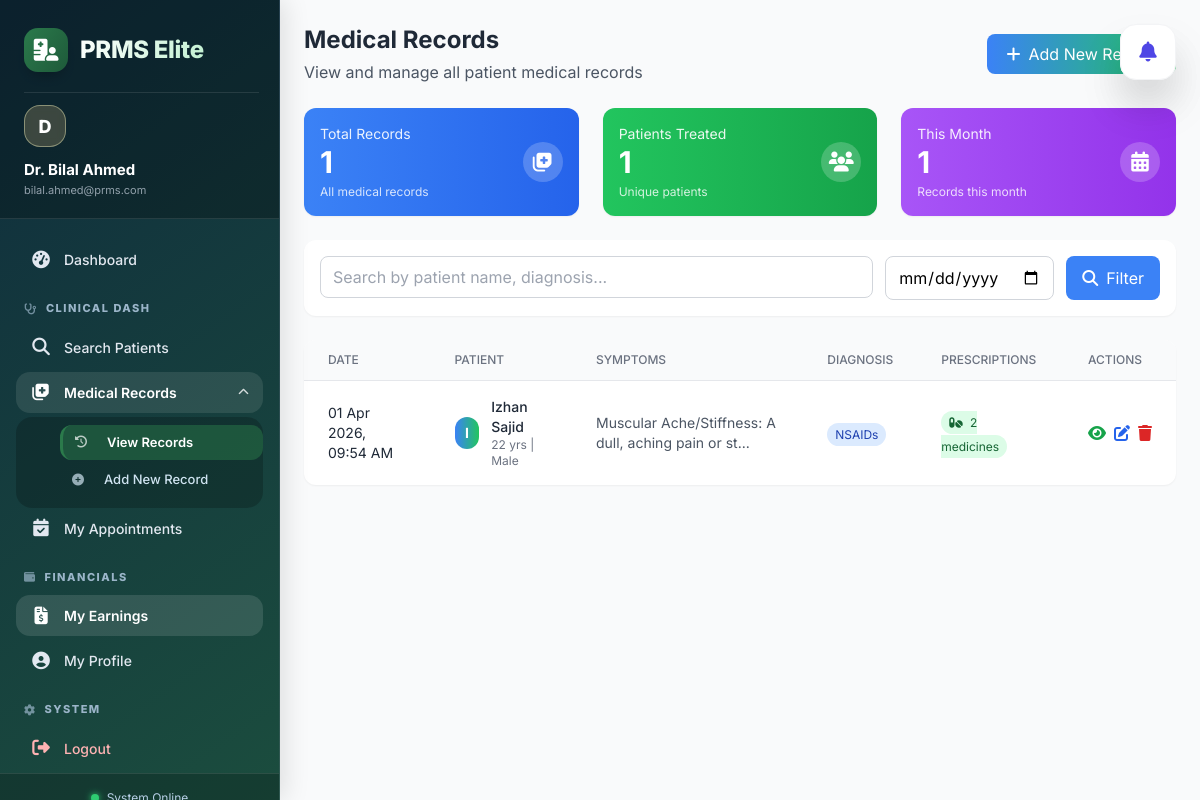
Page /doctor/records/index.php (signed in) on the earlier database version.
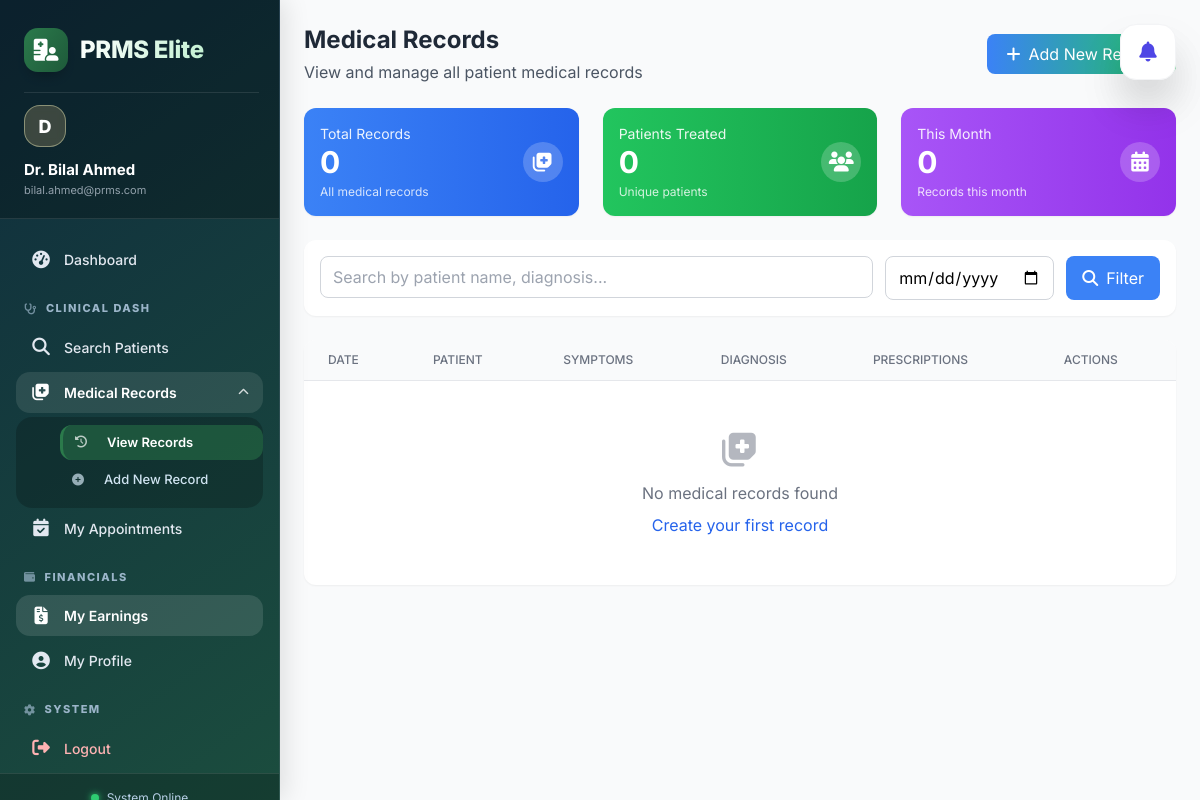
Same page on the later database version.
### tables this page shows
CREATE TABLE `records` (
  `id` int(11) NOT NULL,
  `patient_id` int(11) DEFAULT NULL,
  `doctor_id` int(11) DEFAULT NULL,
  `visit_date` datetime DEFAULT NULL,
  `symptoms` text DEFAULT NULL,
  `diagnosis` text DEFAULT NULL,
  `notes` text DEFAULT NULL,
  `created_at` timestamp NOT NULL DEFAULT current_timestamp()
);

CREATE TABLE `patients` (
  `id` int(11) NOT NULL,
  `name` varchar(100) DEFAULT NULL,
  `age` int(11) DEFAULT NULL,
  `weight` decimal(5,2) DEFAULT NULL,
  `disease` int(11) DEFAULT NULL,
  `gender` enum('male','female','other') DEFAULT NULL,
  `phone` varchar(20) DEFAULT NULL,
  `address` text DEFAULT NULL,
  `blood_group` varchar(10) DEFAULT NULL,
  `status` enum('active','inactive') DEFAULT 'active',
  `created_at` timestamp NOT NULL DEFAULT current_timestamp()
);

### doctor/records/index.php (the view, shortened to what the changed rows need)
<?php
require_once '../../config/db.php';
$user_id = $_SESSION['user_id'];
$doctor_query = "SELECT id FROM doctors WHERE user_id = ?";
$stmt = mysqli_prepare($conn, $doctor_query);
mysqli_stmt_bind_param($stmt, "i", $user_id);
mysqli_stmt_execute($stmt);
$doctor_result = mysqli_stmt_get_result($stmt);
$doctor = mysqli_fetch_assoc($doctor_result);
$doctor_id = $doctor['id'];
$patient_id = isset($_GET['patient_id']) ? intval($_GET['patient_id']) : 0;
$where_clauses = ["r.doctor_id = $doctor_id"];
$where_sql = implode(" AND ", $where_clauses);
$records_query = "SELECT r.*, p.name as patient_name, p.age, p.gender, p.phone, p.blood_group
                  FROM records r
                  JOIN patients p ON r.patient_id = p.id
                  WHERE $where_sql
                  ORDER BY r.visit_date DESC";
$records_result = mysqli_query($conn, $records_query);
$total_records_query = "SELECT COUNT(*) as total FROM records WHERE doctor_id = $doctor_id";
$total_records_result = mysqli_query($conn, $total_records_query);
$total_records = mysqli_fetch_assoc($total_records_result)['total'];
$total_patients_query = "SELECT COUNT(DISTINCT patient_id) as total FROM records WHERE doctor_id = $doctor_id";
$total_patients_result = mysqli_query($conn, $total_patients_query);
$total_patients = mysqli_fetch_assoc($total_patients_result)['total'];
$this_month = date('Y-m-01');
$this_month_records_query = "SELECT COUNT(*) as total FROM records WHERE doctor_id = $doctor_id AND visit_date >= '$this_month'";
$this_month_records_result = mysqli_query($conn, $this_month_records_query);
$this_month_records = mysqli_fetch_assoc($this_month_records_result)['total'];
include '../../includes/header.php';
?>
<div class="flex-1 overflow-y-auto bg-gray-50">
    <div class="p-6">
        <div class="flex justify-between items-center mb-6">
            <div>
                <h1 class="text-2xl font-bold text-gray-800">
                    Medical Records
                </h1>
            </div>
        </div>
        <div class="grid grid-cols-1 md:grid-cols-3 gap-6 mb-6">
            <div class="bg-gradient-to-r from-blue-500 to-blue-600 rounded-xl shadow-sm p-4 text-white">
                <div class="flex items-center justify-between">
                    <div>
                        <p class="text-white text-opacity-90 text-sm">Total Records</p>
                        <p class="text-3xl font-bold"><?php echo $total_records; ?></p>
                        <p class="text-white text-opacity-80 text-xs mt-1">All medical records</p>
                    </div>
                </div>
            </div>
            <div class="bg-gradient-to-r from-green-500 to-green-600 rounded-xl shadow-sm p-4 text-white">
                <div class="flex items-center justify-between">
                    <div>
                        <p class="text-white text-opacity-90 text-sm">Patients Treated</p>
                        <p class="text-3xl font-bold"><?php echo $total_patients; ?></p>
                        <p class="text-white text-opacity-80 text-xs mt-1">Unique patients</p>
                    </div>
                </div>
            </div>
            <div class="bg-gradient-to-r from-purple-500 to-purple-600 rounded-xl shadow-sm p-4 text-white">
                <div class="flex items-center justify-between">
                    <div>
                        <p class="text-white text-opacity-90 text-sm">This Month</p>
                        <p class="text-3xl font-bold"><?php echo $this_month_records; ?></p>
                        <p class="text-white text-opacity-80 text-xs mt-1">Records this month</p>
                    </div>
                </div>
            </div>
        </div>
        <div class="bg-white rounded-xl shadow-sm overflow-hidden">
            <div class="overflow-x-auto">
                <table class="w-full">
                    <thead class="bg-gray-50 border-b">
                        <tr>
                            <th class="px-6 py-3 text-left text-xs font-medium text-gray-500 uppercase">Date</th>
                            <th class="px-6 py-3 text-left text-xs font-medium text-gray-500 uppercase">Patient</th>
                            <th class="px-6 py-3 text-left text-xs font-medium text-gray-500 uppercase">Symptoms</th>
                            <th class="px-6 py-3 text-left text-xs font-medium text-gray-500 uppercase">Diagnosis</th>
                            <th class="px-6 py-3 text-left text-xs font-medium text-gray-500 uppercase">Prescriptions</th>
                            <th class="px-6 py-3 text-left text-xs font-medium text-gray-500 uppercase">Actions</th>
                        </tr>
                    </thead>
                    <tbody class="divide-y divide-gray-200">
                        <?php if (mysqli_num_rows($records_result) > 0): ?>
                            <?php while ($record = mysqli_fetch_assoc($records_result)):
                                $pres_count_query = "SELECT COUNT(*) as total FROM prescriptions WHERE record_id = " . $record['id'];
                                $pres_count_result = mysqli_query($conn, $pres_count_query);
                                $pres_count = mysqli_fetch_assoc($pres_count_result)['total'];
                            ?>
                                <tr class="hover:bg-gray-50 transition">
                                    <td class="px-6 py-4 text-sm text-gray-800">
                                        <?php echo date('d M Y, h:i A', strtotime($record['visit_date'])); ?>
                                    </td>
                                    <td class="px-6 py-4">
                                        <div class="flex items-center">
                                            <div class="w-8 h-8 rounded-full bg-gradient-to-r from-blue-500 to-green-500 flex items-center justify-center text-white text-sm font-bold">
                                                <?php echo strtoupper(substr($record['patient_name'], 0, 1)); ?>
                                            </div>
                                            <div class="ml-3">
                                                <p class="text-sm font-medium text-gray-800"><?php echo htmlspecialchars($record['patient_name']); ?></p>
                                                <p class="text-xs text-gray-500"><?php echo $record['age']; ?> yrs | <?php echo ucfirst($record['gender']); ?></p>
                                            </div>
                                        </div>
                                    </td>
                                    <td class="px-6 py-4 text-sm text-gray-600">
                                        <?php echo htmlspecialchars(substr($record['symptoms'], 0, 50)) . (strlen($record['symptoms']) > 50 ? '...' : ''); ?>
                                    </td>
                                    <td class="px-6 py-4">
                                        <span class="px-2 py-1 text-xs rounded-full bg-blue-100 text-blue-800">
                                            <?php echo htmlspecialchars(substr($record['diagnosis'], 0, 30)) . (strlen($record['diagnosis']) > 30 ? '...' : ''); ?>
                                        </span>
                                    </td>
                                    <td class="px-6 py-4">
                                        <span class="px-2 py-1 text-xs rounded-full bg-green-100 text-green-800">
                                            <i class="fas fa-pills mr-1"></i> <?php echo $pres_count; ?> medicines
                                        </span>
                                    </td>
                                    <td class="px-6 py-4">
                                        <div class="flex space-x-2">
                                            <a href="view.php?id=<?php echo $record['id']; ?>"
                                                class="text-green-600 hover:text-green-800 transition" title="View Details">
                                                <i class="fas fa-eye"></i>
                                            </a>
                                            <a href="edit.php?id=<?php echo $record['id']; ?>"
                                                class="text-blue-600 hover:text-blue-800 transition" title="Edit Record">
                                                <i class="fas fa-edit"></i>
                                            </a>
                                            <a href="javascript:void(0)"
                                                onclick="confirmDelete(<?php echo $record['id']; ?>, '<?php echo htmlspecialchars($record['patient_name']); ?>', '<?php echo date('d M Y', strtotime($record['visit_date'])); ?>')"
                                                class="text-red-600 hover:text-red-800 transition" title="Delete Record">
                                                <i class="fas fa-trash"></i>
                                            </a>
                                        </div>
                                    </td>
                                </tr>
                            <?php endwhile; ?>
                        <?php else: ?>
                            <tr>
                                <td colspan="6" class="px-6 py-12 text-center text-gray-500">
                                    <i class="fas fa-notes-medical text-4xl mb-3 opacity-50"></i>
                                    <p>No medical records found</p>
                                    <a href="create.php<?php echo $patient_id ? '?patient_id=' . $patient_id : ''; ?>"
                                        class="text-blue-600 hover:underline mt-2 inline-block">
                                        Create your first record
                                    </a>
                                </td>
                            </tr>
                        <?php endif; ?>
                    </tbody>
                </table>
            </div>
        </div>
    </div>
</div>

Differences in the rows shown:
removed records: visit_date "01 Apr 2026, 09:54 AM", patient.name "I", patient.name "Izhan Sajid", patient.age "22", patient.gender "Male", symptoms "Muscular Ache/Stiffness: A dull, aching pain or st", diagnosis "NSAIDs", pres_count "2"
Other differences:
$total_records: "1" → "0"
$total_patients: "1" → "0"
$this_month_records: "1" → "0"
text now shown: "No medical records found Create your first record"
